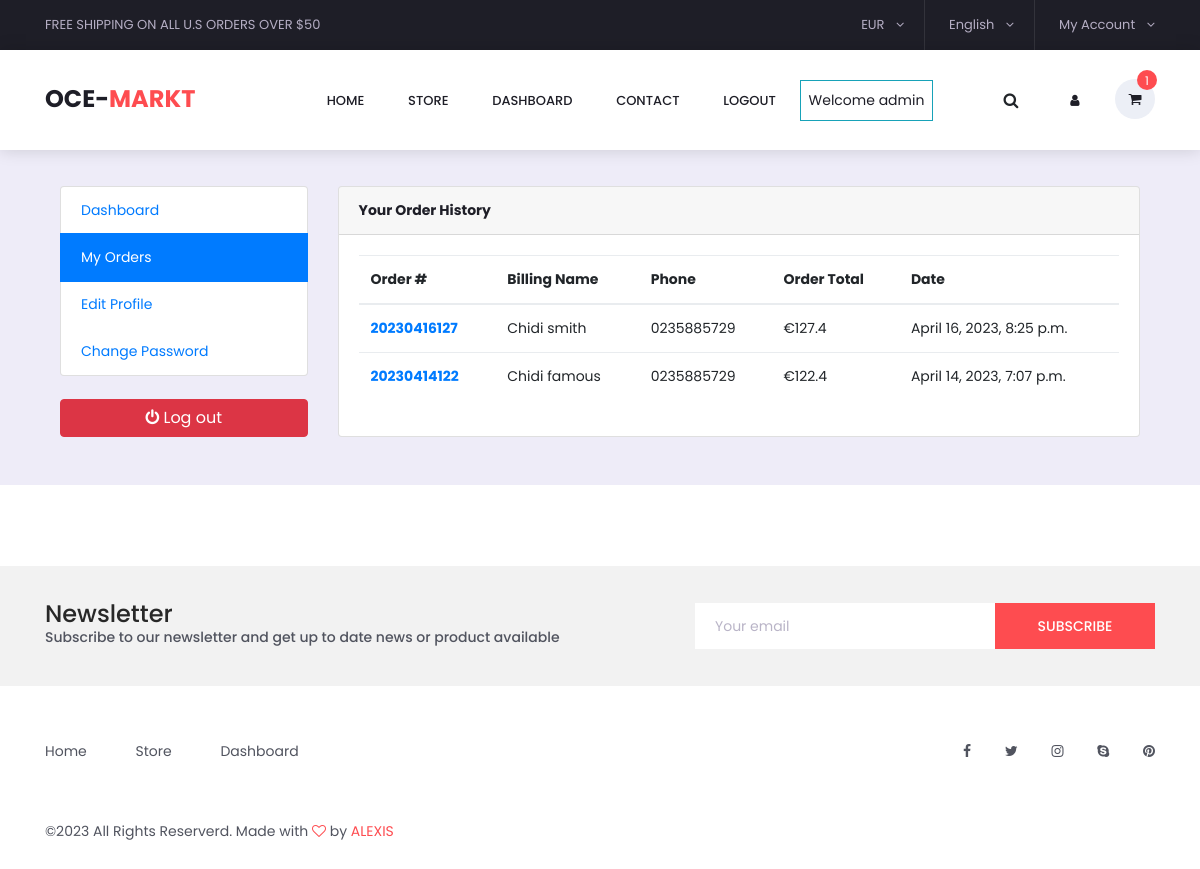
The app's page /accounts/my_orders/ (signed in), older data.
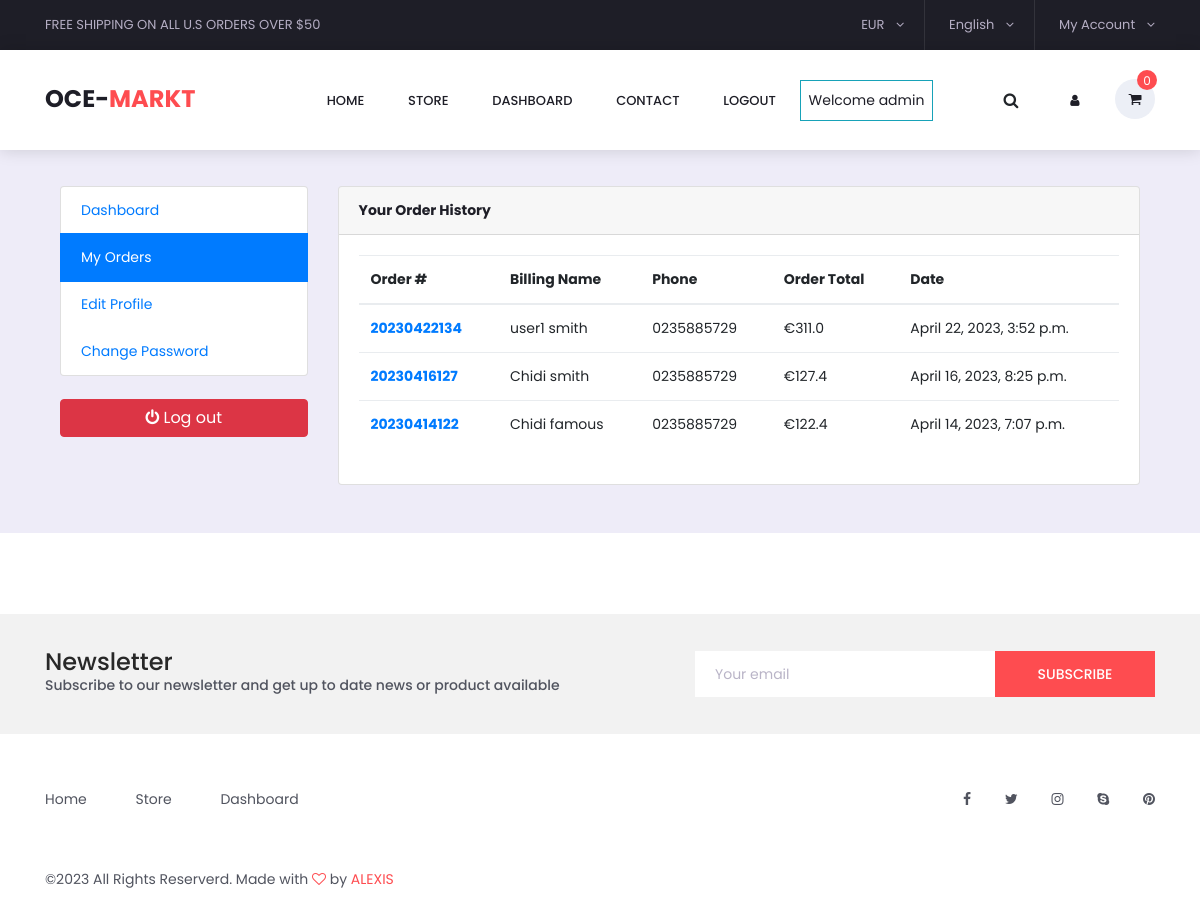
The same page, newer data.
### orders/models.py (models this page shows, shortened)
class Order(models.Model):
    STATUS = (
        ("New", "New"),
        ("Accepted", "Accepted"),
        ("Completed", "Completed"),
        ("Cancelled", "Cancelled")
    )
    user = models.ForeignKey(Account, on_delete=models.SET_NULL, null=True)
    payment = models.ForeignKey(
        Payment, on_delete=models.SET_NULL, blank=True, null=True)
    order_number = models.CharField(max_length=20)
    first_name = models.CharField(max_length=50)
    last_name = models.CharField(max_length=50)
    phone = models.CharField(max_length=15)
    email = models.EmailField(max_length=50)
    address_line_1 = models.CharField(max_length=50)
    address_line_2 = models.CharField(max_length=50, blank=True)
    country = models.CharField(max_length=80)
    state = models.CharField(max_length=70)
    city = models.CharField(max_length=50)
    order_note = models.CharField(max_length=100, blank=True)
    order_total = models.FloatField()
    tax = models.FloatField()
    status = models.CharField(max_length=100, choices=STATUS, default="New")
    ip = models.CharField(blank=True, max_length=20)
    is_ordered = models.BooleanField(default=False)
    created_at = models.DateTimeField(auto_now_add=True)
    updated_at = models.DateTimeField(auto_now=True)
    def full_name(self):
        return f"{self.first_name} {self.last_name}"

### accounts/views.py (the view)
# urls.py: path('my_orders/', views.my_orders, name='my_orders'),
@login_required(login_url='login')
def my_orders(request):
    orders = Order.objects.filter(
        user=request.user, is_ordered=True). order_by('-created_at')
    context = {
        'orders': orders,
    }
    return render(request, 'accounts/my_orders.html', context)

### accounts/models.py (called while the page is built)
    def full_name(self):
        return f'{self.first_name} {self.last_name}'

### carts/context_processors.py (called while the page is built)
def counter(request):
    cart_count = 0
    if 'admin' in request.path:
        return {}
    else:
        try:
            cart = Cart.objects.filter(cart_id=_cart_id(request))
            if request.user.is_authenticated:
                cart_items = CartItem.objects.all().filter(user=request.user)
            else:
                cart_items = CartItem.objects.all().filter(cart=cart[:1])
            for cart_item in cart_items:
                cart_count += cart_item.quantity
        except Cart.DoesNotExist:
            cart_count = 0
    return dict(cart_count=cart_count)

### carts/views.py (called while the page is built)
def _cart_id(request):
    cart = request.session.session_key
    if not cart:
        cart = request.session.create()
    return cart

### category/context_processors.py (called while the page is built)
def menu_links(request):
    links = Category.objects.all()
    return dict(links=links)

### templates/accounts/my_orders.html (shortened to what this page needs)
{% extends 'base.html' %}
{% load static %}
{% block content %}
<br>
<br>
<br>
<br>
<br>
<br>
<section class="h-100 h-custom" style="background-color: #eeecf8;">
    <div class="container py-5 h-100">
<section class="section-conten padding-y bg">
    <div class="container">
        <div class="row">
       {% include 'dashboard_sidebar.html' %}
        <main class="col-md-9">
            <article class="card">
            <header class="card-header">
                <strong class="d-inline-block mr-3">Your Order History</strong>
            </header>
                <div class="card-body">
                    <div class="row">
                            <div class="col-md-12">
                                {% if not orders %}
                                    <br>
                                    <h5 class="text-center text-muted">You do not have any Order History?</h5>
                                    <div class="text-center">
                                    <a href="{% url 'store' %}" class="btn btn-primary">Shop Now</a>
                                    </div>
                                    <br>
                                {% else %}
                                    <div class="table-responsive text-nowrap">
                                            <table class="table table-hover">
                                                <thead>
                                                <tr>
                                                    <th scope="col">Order #</th>
                                                    <th scope="col">Billing Name</th>
                                                    <th scope="col">Phone</th>
                                                    <th scope="col">Order Total</th>
                                                    <th scope="col">Date</th>
                                                </tr>
                                                </thead>
                                                <tbody>
                                                    {% for order in orders  %}
                                                        <tr>
                                                            <th scope="row"><a href="{% url 'order_detail' order.order_number %}">{{order.order_number}}</th></a>
                                                            <td>{{order.full_name}}</td>
                                                            <td>{{order.phone}}</td>
                                                            <td>€{{order.order_total}}</td>
                                                            <td>{{order.created_at}}</td>
                                                        </tr>
                                                {% endfor %}
                                                </tbody>
                                            </table>
                                  </div>
                                {% endif %}
                            </div>
                    </div>
                </div>
                </div>
            </div>
    </div>
    </div>
{% endblock %}

### templates/base.html (shortened to what the changed rows need)
{% load static %}
{% static "images" as baseURL %}
<!DOCTYPE html>
<html lang="en">
  <head>
    {% load static %}
    <link rel="stylesheet" href="https://cdn.jsdelivr.net/npm/bootstrap@4.6.2/dist/css/bootstrap.min.css">
    <link rel="stylesheet" href="https://cdnjs.cloudflare.com/ajax/libs/font-awesome/6.3.0/css/all.min.css">
    <link
      rel="stylesheet"
      href="{% static 'styles/bootstrap4/bootstrap.min.css' %}"
    />
    <link
      href="{%static 'plugins/font-awesome-4.7.0/css/font-awesome.min.css' %}"
      rel="stylesheet"
    />
    <link
      rel="stylesheet"
      href="{% static 'plugins/OwlCarousel2-2.2.1/owl.carousel.css'%}"
    />
    <link
      rel="stylesheet"
      href="{% static 'plugins/OwlCarousel2-2.2.1/owl.theme.default.css'%}"
    />
    <link
      rel="stylesheet"
      href="{% static 'plugins/OwlCarousel2-2.2.1/animate.css'%}"
    />
    <link rel="stylesheet"  href="{% static 'plugins/jquery-ui-1.12.1.custom/jquery-ui.css' %}">
    <link rel="stylesheet" href="{% static 'styles/main_styles.css'%}" />
    <link rel="stylesheet" href="{% static 'styles/responsive.css' %}" />
    <link rel="stylesheet"  href="{% static 'styles/categories_styles.css' %}">
    <link rel="stylesheet"  href="{% static 'styles/categories_styles.css' %}">
    <link rel="stylesheet"  href="{% static 'styles/categories_responsive.css' %}">
    <link rel="stylesheet"  href="{% static 'styles/single_styles.css' %}">
    <link rel="stylesheet"  href="{% static 'styles/single_responsive.css' %}">
    <link rel="stylesheet"  href="{% static 'styles/contact_styles.css' %}">
    <link rel="stylesheet"  href="{% static 'styles/contact_responsive.css' %}">
    <link rel="stylesheet"  href="{% static 'styles/review.css' %}">
  </head>
  <body>
    <div class="super_container">
      <header class="header trans_300">
        <div class="main_nav_container">
          <div class="container">
            <div class="row">
              <div class="col-lg-12 text-right">
                <nav class="navbar">
                  <ul class="navbar_user">
                    <li class="account" style="background-color: white;">
                    <li class="checkout">
                      <a href="{% url 'cart' %}">
                        <i class="fa fa-shopping-cart" aria-hidden="true"></i>
                        <span id="checkout_items" class="checkout_items"
                          >{{cart_count}}</span
                        >
                      </a>
                    </li>
                  </ul>
                </nav>
              </div>
            </div>
          </div>
        </div>
      </header>
      {% block content %}{% endblock %}
      {% include 'footer.html' %}
  </body>
</html>

Row changes from the older to the newer data that the page shows:
added Order: order_number "20230422134", full_name "user1 smith", phone "0235885729", order_total "311.0", created_at "April 22, 2023, 3:52 p.m."
Text that changed along with them:
{{ cart_count }}: "1" → "0"
